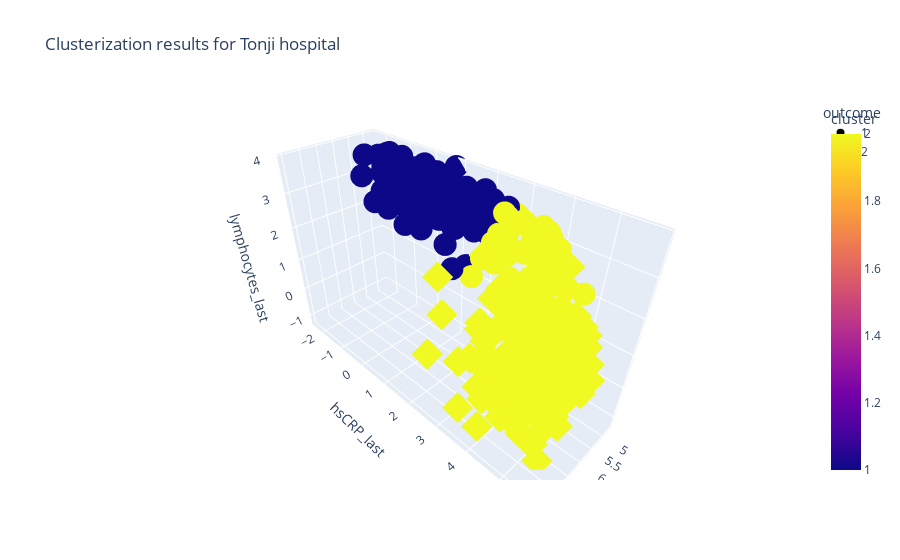

Notebook code cell kept with this figure:
### Code cell
fig1 =  px.scatter_3d(df_clustered, x = 'LDH_last', 
                    y = 'hsCRP_last', z = 'lymphocytes_last', symbol = 'outcome', color = 'cluster',
                     title = "Clusterization results for Tonji hospital")
fig1.show()
fig1.write_html("3d_plot_clusters.html")

### Figure 1 — Plotly figure (JSON) as saved in the notebook; plotly's stock layout.template omitted (floating-point values rounded to 4 significant figures; data arrays with more than 128 entries replaced by an {"elided": "..."} marker saying what was removed)
{"data": [{"hovertemplate": "outcome=1<br>LDH_last=%{x}<br>hsCRP_last=%{y}<br>lymphocytes_last=%{z}<br>cluster=%{marker.color}<extra></extra>", "legendgroup": "1", "marker": {"color": {"elided": "192 int values"}, "coloraxis": "coloraxis", "symbol": "circle"}, "mode": "markers", "name": "1", "scene": "scene", "showlegend": true, "type": "scatter3d", "x": {"elided": "192 float values"}, "y": {"elided": "192 float values"}, "z": {"elided": "192 float values"}}, {"hovertemplate": "outcome=2<br>LDH_last=%{x}<br>hsCRP_last=%{y}<br>lymphocytes_last=%{z}<br>cluster=%{marker.color}<extra></extra>", "legendgroup": "2", "marker": {"color": {"elided": "159 int values"}, "coloraxis": "coloraxis", "symbol": "diamond"}, "mode": "markers", "name": "2", "scene": "scene", "showlegend": true, "type": "scatter3d", "x": {"elided": "159 float values"}, "y": {"elided": "159 float values"}, "z": {"elided": "159 float values"}}], "layout": {"coloraxis": {"colorbar": {"title": {"text": "cluster"}}, "colorscale": [[0, "#0d0887"], [0.1111, "#46039f"], [0.2222, "#7201a8"], [0.3333, "#9c179e"], [0.4444, "#bd3786"], [0.5556, "#d8576b"], [0.6667, "#ed7953"], [0.7778, "#fb9f3a"], [0.8889, "#fdca26"], [1, "#f0f921"]]}, "legend": {"title": {"text": "outcome"}, "tracegroupgap": 0}, "scene": {"domain": {"x": [0, 1], "y": [0, 1]}, "xaxis": {"title": {"text": "LDH_last"}}, "yaxis": {"title": {"text": "hsCRP_last"}}, "zaxis": {"title": {"text": "lymphocytes_last"}}}, "title": {"text": "Clusterization results for Tonji hospital"}}}
